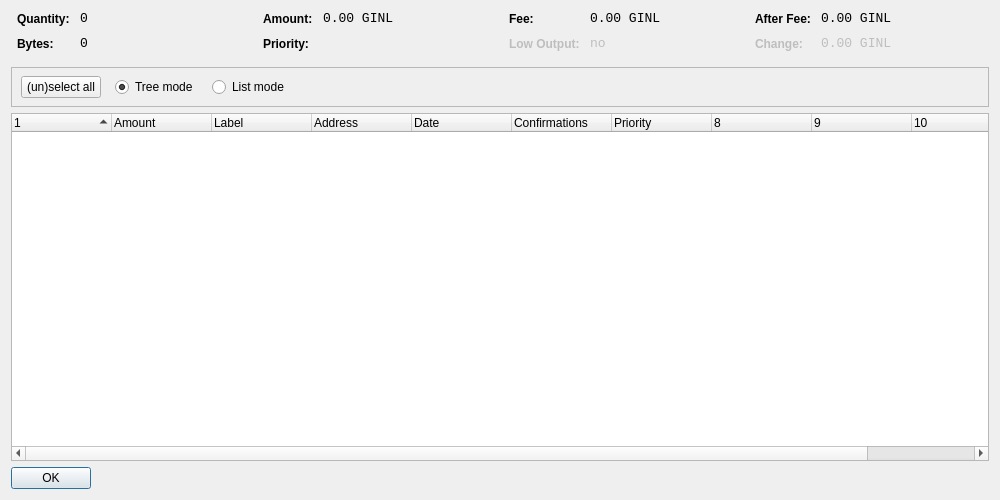
<?xml version="1.0" encoding="UTF-8"?>
<ui version="4.0">
 <class>CoinControlDialog</class>
 <widget class="QDialog" name="CoinControlDialog">
  <property name="geometry">
   <rect>
    <x>0</x>
    <y>0</y>
    <width>1000</width>
    <height>500</height>
   </rect>
  </property>
  <property name="windowTitle">
   <string>Coin Control</string>
  </property>
  <layout class="QVBoxLayout" name="verticalLayout">
   <item>
    <layout class="QHBoxLayout" name="horizontalLayoutTop" stretch="0,0,0,0">
     <property name="topMargin">
      <number>0</number>
     </property>
     <property name="bottomMargin">
      <number>10</number>
     </property>
     <item>
      <layout class="QFormLayout" name="formLayoutCoinControl1">
       <property name="horizontalSpacing">
        <number>10</number>
       </property>
       <property name="verticalSpacing">
        <number>10</number>
       </property>
       <property name="leftMargin">
        <number>6</number>
       </property>
       <property name="rightMargin">
        <number>6</number>
       </property>
       <item row="0" column="0">
        <widget class="QLabel" name="labelCoinControlQuantityText">
         <property name="styleSheet">
          <string notr="true">font-weight:bold;</string>
         </property>
         <property name="text">
          <string>Quantity:</string>
         </property>
        </widget>
       </item>
       <item row="0" column="1">
        <widget class="QLabel" name="labelCoinControlQuantity">
         <property name="font">
          <font>
           <family>Monospace</family>
           <pointsize>10</pointsize>
          </font>
         </property>
         <property name="cursor">
          <cursorShape>IBeamCursor</cursorShape>
         </property>
         <property name="contextMenuPolicy">
          <enum>Qt::ActionsContextMenu</enum>
         </property>
         <property name="text">
          <string notr="true">0</string>
         </property>
         <property name="textInteractionFlags">
          <set>Qt::LinksAccessibleByMouse|Qt::TextSelectableByKeyboard|Qt::TextSelectableByMouse</set>
         </property>
        </widget>
       </item>
       <item row="1" column="0">
        <widget class="QLabel" name="labelCoinControlBytesText">
         <property name="styleSheet">
          <string notr="true">font-weight:bold;</string>
         </property>
         <property name="text">
          <string>Bytes:</string>
         </property>
        </widget>
       </item>
       <item row="1" column="1">
        <widget class="QLabel" name="labelCoinControlBytes">
         <property name="font">
          <font>
           <family>Monospace</family>
           <pointsize>10</pointsize>
          </font>
         </property>
         <property name="cursor">
          <cursorShape>IBeamCursor</cursorShape>
         </property>
         <property name="contextMenuPolicy">
          <enum>Qt::ActionsContextMenu</enum>
         </property>
         <property name="text">
          <string notr="true">0</string>
         </property>
         <property name="textInteractionFlags">
          <set>Qt::LinksAccessibleByMouse|Qt::TextSelectableByKeyboard|Qt::TextSelectableByMouse</set>
         </property>
        </widget>
       </item>
      </layout>
     </item>
     <item>
      <layout class="QFormLayout" name="formLayoutCoinControl2">
       <property name="horizontalSpacing">
        <number>10</number>
       </property>
       <property name="verticalSpacing">
        <number>10</number>
       </property>
       <property name="leftMargin">
        <number>6</number>
       </property>
       <property name="rightMargin">
        <number>6</number>
       </property>
       <item row="0" column="0">
        <widget class="QLabel" name="labelCoinControlAmountText">
         <property name="styleSheet">
          <string notr="true">font-weight:bold;</string>
         </property>
         <property name="text">
          <string>Amount:</string>
         </property>
        </widget>
       </item>
       <item row="0" column="1">
        <widget class="QLabel" name="labelCoinControlAmount">
         <property name="font">
          <font>
           <family>Monospace</family>
           <pointsize>10</pointsize>
          </font>
         </property>
         <property name="cursor">
          <cursorShape>IBeamCursor</cursorShape>
         </property>
         <property name="contextMenuPolicy">
          <enum>Qt::ActionsContextMenu</enum>
         </property>
         <property name="text">
          <string notr="true">0.00 GINL</string>
         </property>
         <property name="textInteractionFlags">
          <set>Qt::LinksAccessibleByMouse|Qt::TextSelectableByKeyboard|Qt::TextSelectableByMouse</set>
         </property>
        </widget>
       </item>
       <item row="1" column="0">
        <widget class="QLabel" name="labelCoinControlPriorityText">
         <property name="styleSheet">
          <string notr="true">font-weight:bold;</string>
         </property>
         <property name="text">
          <string>Priority:</string>
         </property>
        </widget>
       </item>
       <item row="1" column="1">
        <widget class="QLabel" name="labelCoinControlPriority">
         <property name="font">
          <font>
           <family>Monospace</family>
           <pointsize>10</pointsize>
          </font>
         </property>
         <property name="cursor">
          <cursorShape>IBeamCursor</cursorShape>
         </property>
         <property name="contextMenuPolicy">
          <enum>Qt::ActionsContextMenu</enum>
         </property>
         <property name="text">
          <string/>
         </property>
         <property name="textInteractionFlags">
          <set>Qt::LinksAccessibleByMouse|Qt::TextSelectableByKeyboard|Qt::TextSelectableByMouse</set>
         </property>
        </widget>
       </item>
      </layout>
     </item>
     <item>
      <layout class="QFormLayout" name="formLayoutCoinControl3">
       <property name="horizontalSpacing">
        <number>10</number>
       </property>
       <property name="verticalSpacing">
        <number>10</number>
       </property>
       <property name="leftMargin">
        <number>6</number>
       </property>
       <property name="rightMargin">
        <number>6</number>
       </property>
       <item row="0" column="0">
        <widget class="QLabel" name="labelCoinControlFeeText">
         <property name="styleSheet">
          <string notr="true">font-weight:bold;</string>
         </property>
         <property name="text">
          <string>Fee:</string>
         </property>
        </widget>
       </item>
       <item row="0" column="1">
        <widget class="QLabel" name="labelCoinControlFee">
         <property name="font">
          <font>
           <family>Monospace</family>
           <pointsize>10</pointsize>
          </font>
         </property>
         <property name="cursor">
          <cursorShape>IBeamCursor</cursorShape>
         </property>
         <property name="contextMenuPolicy">
          <enum>Qt::ActionsContextMenu</enum>
         </property>
         <property name="text">
          <string notr="true">0.00 GINL</string>
         </property>
         <property name="textInteractionFlags">
          <set>Qt::LinksAccessibleByMouse|Qt::TextSelectableByKeyboard|Qt::TextSelectableByMouse</set>
         </property>
        </widget>
       </item>
       <item row="1" column="0">
        <widget class="QLabel" name="labelCoinControlLowOutputText">
         <property name="enabled">
          <bool>false</bool>
         </property>
         <property name="styleSheet">
          <string notr="true">font-weight:bold;</string>
         </property>
         <property name="text">
          <string>Low Output:</string>
         </property>
        </widget>
       </item>
       <item row="1" column="1">
        <widget class="QLabel" name="labelCoinControlLowOutput">
         <property name="enabled">
          <bool>false</bool>
         </property>
         <property name="font">
          <font>
           <family>Monospace</family>
           <pointsize>10</pointsize>
          </font>
         </property>
         <property name="cursor">
          <cursorShape>IBeamCursor</cursorShape>
         </property>
         <property name="contextMenuPolicy">
          <enum>Qt::ActionsContextMenu</enum>
         </property>
         <property name="text">
          <string notr="true">no</string>
         </property>
         <property name="textInteractionFlags">
          <set>Qt::LinksAccessibleByMouse|Qt::TextSelectableByKeyboard|Qt::TextSelectableByMouse</set>
         </property>
        </widget>
       </item>
      </layout>
     </item>
     <item>
      <layout class="QFormLayout" name="formLayoutCoinControl4">
       <property name="horizontalSpacing">
        <number>10</number>
       </property>
       <property name="verticalSpacing">
        <number>10</number>
       </property>
       <property name="leftMargin">
        <number>6</number>
       </property>
       <property name="rightMargin">
        <number>6</number>
       </property>
       <item row="0" column="0">
        <widget class="QLabel" name="labelCoinControlAfterFeeText">
         <property name="styleSheet">
          <string notr="true">font-weight:bold;</string>
         </property>
         <property name="text">
          <string>After Fee:</string>
         </property>
        </widget>
       </item>
       <item row="0" column="1">
        <widget class="QLabel" name="labelCoinControlAfterFee">
         <property name="font">
          <font>
           <family>Monospace</family>
           <pointsize>10</pointsize>
          </font>
         </property>
         <property name="cursor">
          <cursorShape>IBeamCursor</cursorShape>
         </property>
         <property name="contextMenuPolicy">
          <enum>Qt::ActionsContextMenu</enum>
         </property>
         <property name="text">
          <string notr="true">0.00 GINL</string>
         </property>
         <property name="textInteractionFlags">
          <set>Qt::LinksAccessibleByMouse|Qt::TextSelectableByKeyboard|Qt::TextSelectableByMouse</set>
         </property>
        </widget>
       </item>
       <item row="1" column="0">
        <widget class="QLabel" name="labelCoinControlChangeText">
         <property name="enabled">
          <bool>false</bool>
         </property>
         <property name="styleSheet">
          <string notr="true">font-weight:bold;</string>
         </property>
         <property name="text">
          <string>Change:</string>
         </property>
        </widget>
       </item>
       <item row="1" column="1">
        <widget class="QLabel" name="labelCoinControlChange">
         <property name="enabled">
          <bool>false</bool>
         </property>
         <property name="font">
          <font>
           <family>Monospace</family>
           <pointsize>10</pointsize>
          </font>
         </property>
         <property name="cursor">
          <cursorShape>IBeamCursor</cursorShape>
         </property>
         <property name="contextMenuPolicy">
          <enum>Qt::ActionsContextMenu</enum>
         </property>
         <property name="text">
          <string notr="true">0.00 GINL</string>
         </property>
         <property name="textInteractionFlags">
          <set>Qt::LinksAccessibleByMouse|Qt::TextSelectableByKeyboard|Qt::TextSelectableByMouse</set>
         </property>
        </widget>
       </item>
      </layout>
     </item>
    </layout>
   </item>
   <item>
    <widget class="QFrame" name="frame">
     <property name="minimumSize">
      <size>
       <width>0</width>
       <height>40</height>
      </size>
     </property>
     <property name="frameShape">
      <enum>QFrame::StyledPanel</enum>
     </property>
     <property name="frameShadow">
      <enum>QFrame::Sunken</enum>
     </property>
     <widget class="QWidget" name="horizontalLayoutWidget">
      <property name="geometry">
       <rect>
        <x>10</x>
        <y>0</y>
        <width>781</width>
        <height>41</height>
       </rect>
      </property>
      <layout class="QHBoxLayout" name="horizontalLayoutPanel" stretch="0,0,0,0,0">
       <property name="spacing">
        <number>14</number>
       </property>
       <item>
        <widget class="QPushButton" name="pushButtonSelectAll">
         <property name="sizePolicy">
          <sizepolicy hsizetype="Maximum" vsizetype="Fixed">
           <horstretch>0</horstretch>
           <verstretch>0</verstretch>
          </sizepolicy>
         </property>
         <property name="text">
          <string>(un)select all</string>
         </property>
        </widget>
       </item>
       <item>
        <widget class="QRadioButton" name="radioTreeMode">
         <property name="sizePolicy">
          <sizepolicy hsizetype="Maximum" vsizetype="Fixed">
           <horstretch>0</horstretch>
           <verstretch>0</verstretch>
          </sizepolicy>
         </property>
         <property name="text">
          <string>Tree mode</string>
         </property>
         <property name="checked">
          <bool>true</bool>
         </property>
        </widget>
       </item>
       <item>
        <widget class="QRadioButton" name="radioListMode">
         <property name="sizePolicy">
          <sizepolicy hsizetype="Maximum" vsizetype="Fixed">
           <horstretch>0</horstretch>
           <verstretch>0</verstretch>
          </sizepolicy>
         </property>
         <property name="text">
          <string>List mode</string>
         </property>
        </widget>
       </item>
       <item>
        <spacer name="horizontalSpacer">
         <property name="orientation">
          <enum>Qt::Horizontal</enum>
         </property>
         <property name="sizeHint" stdset="0">
          <size>
           <width>40</width>
           <height>20</height>
          </size>
         </property>
        </spacer>
       </item>
      </layout>
     </widget>
    </widget>
   </item>
   <item>
    <widget class="CoinControlTreeWidget" name="treeWidget">
     <property name="contextMenuPolicy">
      <enum>Qt::CustomContextMenu</enum>
     </property>
     <property name="sortingEnabled">
      <bool>false</bool>
     </property>
     <property name="columnCount">
      <number>11</number>
     </property>
     <attribute name="headerShowSortIndicator" stdset="0">
      <bool>true</bool>
     </attribute>
     <attribute name="headerStretchLastSection">
      <bool>false</bool>
     </attribute>
     <column>
      <property name="text">
       <string/>
      </property>
     </column>
     <column>
      <property name="text">
       <string>Amount</string>
      </property>
     </column>
     <column>
      <property name="text">
       <string>Label</string>
      </property>
     </column>
     <column>
      <property name="text">
       <string>Address</string>
      </property>
     </column>
     <column>
      <property name="text">
       <string>Date</string>
      </property>
     </column>
     <column>
      <property name="text">
       <string>Confirmations</string>
      </property>
      <property name="toolTip">
       <string>Confirmed</string>
      </property>
     </column>
     <column>
      <property name="text">
       <string>Priority</string>
      </property>
     </column>
     <column>
      <property name="text">
       <string/>
      </property>
     </column>
     <column>
      <property name="text">
       <string/>
      </property>
     </column>
     <column>
      <property name="text">
       <string/>
      </property>
     </column>
     <column>
      <property name="text">
       <string/>
      </property>
     </column>
    </widget>
   </item>
   <item>
    <widget class="QDialogButtonBox" name="buttonBox">
     <property name="sizePolicy">
      <sizepolicy hsizetype="Maximum" vsizetype="Fixed">
       <horstretch>0</horstretch>
       <verstretch>0</verstretch>
      </sizepolicy>
     </property>
     <property name="orientation">
      <enum>Qt::Horizontal</enum>
     </property>
     <property name="standardButtons">
      <set>QDialogButtonBox::Ok</set>
     </property>
    </widget>
   </item>
  </layout>
 </widget>
 <customwidgets>
  <customwidget>
   <class>CoinControlTreeWidget</class>
   <extends>QTreeWidget</extends>
   <header>coincontroltreewidget.h</header>
  </customwidget>
 </customwidgets>
 <resources/>
 <connections/>
</ui>
